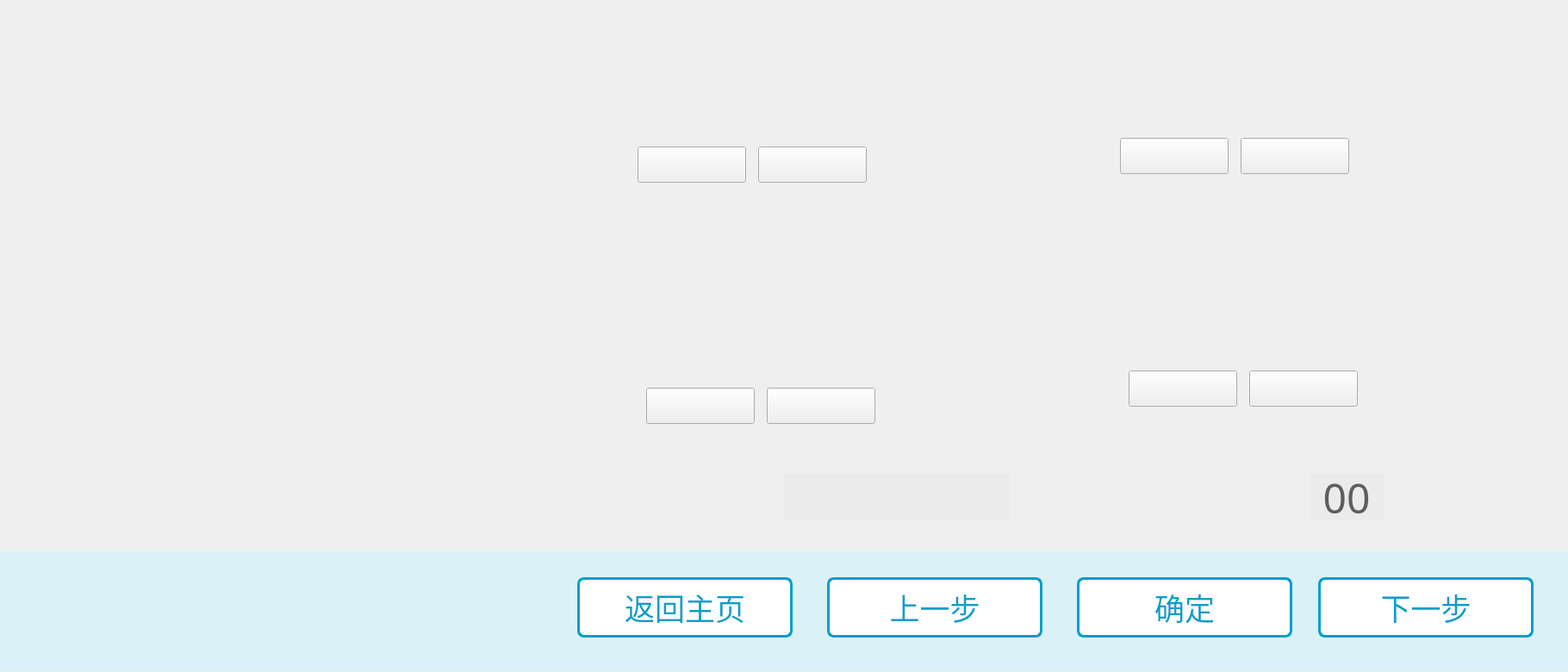
<?xml version="1.0" encoding="UTF-8"?>
<ui version="4.0">
 <class>AutoTreatShoulderUnblockClass</class>
 <widget class="QWidget" name="AutoTreatShoulderUnblockClass">
  <property name="geometry">
   <rect>
    <x>0</x>
    <y>0</y>
    <width>1820</width>
    <height>780</height>
   </rect>
  </property>
  <property name="windowTitle">
   <string>AutoTreatShoulderUnblock</string>
  </property>
  <widget class="QLabel" name="label_Bottom">
   <property name="geometry">
    <rect>
     <x>0</x>
     <y>640</y>
     <width>1820</width>
     <height>139</height>
    </rect>
   </property>
   <property name="styleSheet">
    <string notr="true">background-color:#DAF1F7;</string>
   </property>
   <property name="text">
    <string/>
   </property>
  </widget>
  <widget class="QLabel" name="label_XueweiImage">
   <property name="geometry">
    <rect>
     <x>30</x>
     <y>0</y>
     <width>506</width>
     <height>630</height>
    </rect>
   </property>
   <property name="text">
    <string/>
   </property>
   <property name="pixmap">
    <pixmap resource="PhysicalTherapyRobot.qrc">:/ShoulderUnblock.png</pixmap>
   </property>
  </widget>
  <widget class="QPushButton" name="pushButton_LastStep">
   <property name="geometry">
    <rect>
     <x>960</x>
     <y>670</y>
     <width>250</width>
     <height>70</height>
    </rect>
   </property>
   <property name="font">
    <font>
     <family>阿里巴巴普惠体</family>
     <pointsize>26</pointsize>
     <weight>50</weight>
     <bold>false</bold>
    </font>
   </property>
   <property name="styleSheet">
    <string notr="true">QPushButton
{
    /*背景颜色*/  
	background-color:rgb(255,255,255);
	border-radius:8px;
	border:3px solid #059FC9;
	color:#059FC9;
}

QPushButton:pressed
{
    background-color:#059FC9;
	color:white;
}</string>
   </property>
   <property name="text">
    <string>上一步</string>
   </property>
  </widget>
  <widget class="QPushButton" name="pushButton_NextStep">
   <property name="geometry">
    <rect>
     <x>1530</x>
     <y>670</y>
     <width>250</width>
     <height>70</height>
    </rect>
   </property>
   <property name="font">
    <font>
     <family>阿里巴巴普惠体</family>
     <pointsize>26</pointsize>
     <weight>50</weight>
     <bold>false</bold>
    </font>
   </property>
   <property name="styleSheet">
    <string notr="true">QPushButton
{
    /*背景颜色*/  
	background-color:rgb(255,255,255);
	border-radius:8px;
	border:3px solid #059FC9;
	color:#059FC9;
}

QPushButton:pressed
{
    background-color:#059FC9;
	color:white;
}</string>
   </property>
   <property name="text">
    <string>下一步</string>
   </property>
  </widget>
  <widget class="QLabel" name="label_BackGround">
   <property name="geometry">
    <rect>
     <x>0</x>
     <y>0</y>
     <width>1820</width>
     <height>641</height>
    </rect>
   </property>
   <property name="styleSheet">
    <string notr="true"/>
   </property>
   <property name="text">
    <string/>
   </property>
  </widget>
  <widget class="QPushButton" name="pushButton_Confirm">
   <property name="geometry">
    <rect>
     <x>1250</x>
     <y>670</y>
     <width>250</width>
     <height>70</height>
    </rect>
   </property>
   <property name="font">
    <font>
     <family>阿里巴巴普惠体</family>
     <pointsize>26</pointsize>
     <weight>50</weight>
     <bold>false</bold>
    </font>
   </property>
   <property name="styleSheet">
    <string notr="true">QPushButton
{
    /*背景颜色*/  
	background-color:rgb(255,255,255);
	border-radius:8px;
	border:3px solid #059FC9;
	color:#059FC9;
}

QPushButton:pressed
{
    background-color:#059FC9;
	color:white;
}</string>
   </property>
   <property name="text">
    <string>确定</string>
   </property>
  </widget>
  <widget class="QPushButton" name="pushButton_BackToHome">
   <property name="geometry">
    <rect>
     <x>670</x>
     <y>670</y>
     <width>250</width>
     <height>70</height>
    </rect>
   </property>
   <property name="font">
    <font>
     <family>阿里巴巴普惠体</family>
     <pointsize>26</pointsize>
     <weight>50</weight>
     <bold>false</bold>
    </font>
   </property>
   <property name="styleSheet">
    <string notr="true">QPushButton
{
    /*背景颜色*/  
	background-color:rgb(255,255,255);
	border-radius:8px;
	border:3px solid #059FC9;
	color:#059FC9;
}

QPushButton:pressed
{
    background-color:#059FC9;
	color:white;
}</string>
   </property>
   <property name="text">
    <string>返回主页</string>
   </property>
  </widget>
  <widget class="QLabel" name="label_RightShoulder">
   <property name="geometry">
    <rect>
     <x>650</x>
     <y>30</y>
     <width>1009</width>
     <height>216</height>
    </rect>
   </property>
   <property name="text">
    <string/>
   </property>
   <property name="pixmap">
    <pixmap resource="PhysicalTherapyRobot.qrc">:/RightShoulder.png</pixmap>
   </property>
  </widget>
  <widget class="QLabel" name="label_LeftShoulder">
   <property name="geometry">
    <rect>
     <x>660</x>
     <y>310</y>
     <width>1009</width>
     <height>216</height>
    </rect>
   </property>
   <property name="text">
    <string/>
   </property>
   <property name="pixmap">
    <pixmap resource="PhysicalTherapyRobot.qrc">:/LeftShoulder.png</pixmap>
   </property>
  </widget>
  <widget class="QLabel" name="label_TreatTime">
   <property name="geometry">
    <rect>
     <x>670</x>
     <y>542</y>
     <width>591</width>
     <height>81</height>
    </rect>
   </property>
   <property name="text">
    <string/>
   </property>
   <property name="pixmap">
    <pixmap resource="PhysicalTherapyRobot.qrc">:/ShoulderUnblockTreatTime.png</pixmap>
   </property>
  </widget>
  <widget class="QLabel" name="label_Speed">
   <property name="geometry">
    <rect>
     <x>1280</x>
     <y>540</y>
     <width>421</width>
     <height>81</height>
    </rect>
   </property>
   <property name="text">
    <string/>
   </property>
   <property name="pixmap">
    <pixmap resource="PhysicalTherapyRobot.qrc">:/ShoulderUnblockSpeed.png</pixmap>
   </property>
  </widget>
  <widget class="QPushButton" name="pushButton_TimeDecr">
   <property name="geometry">
    <rect>
     <x>850</x>
     <y>550</y>
     <width>55</width>
     <height>55</height>
    </rect>
   </property>
   <property name="styleSheet">
    <string notr="true">border-radius:37px;</string>
   </property>
   <property name="text">
    <string/>
   </property>
   <property name="icon">
    <iconset resource="PhysicalTherapyRobot.qrc">
     <normaloff>:/--.png</normaloff>:/--.png</iconset>
   </property>
   <property name="iconSize">
    <size>
     <width>55</width>
     <height>55</height>
    </size>
   </property>
  </widget>
  <widget class="QPushButton" name="pushButton_TimeIncr">
   <property name="geometry">
    <rect>
     <x>1180</x>
     <y>550</y>
     <width>55</width>
     <height>55</height>
    </rect>
   </property>
   <property name="styleSheet">
    <string notr="true">border-radius:37px;</string>
   </property>
   <property name="text">
    <string/>
   </property>
   <property name="icon">
    <iconset resource="PhysicalTherapyRobot.qrc">
     <normaloff>:/++.png</normaloff>:/++.png</iconset>
   </property>
   <property name="iconSize">
    <size>
     <width>55</width>
     <height>55</height>
    </size>
   </property>
  </widget>
  <widget class="QLabel" name="label_Time">
   <property name="geometry">
    <rect>
     <x>910</x>
     <y>550</y>
     <width>262</width>
     <height>54</height>
    </rect>
   </property>
   <property name="font">
    <font>
     <family>阿里巴巴普惠体</family>
     <pointsize>36</pointsize>
    </font>
   </property>
   <property name="styleSheet">
    <string notr="true">background-color:#EBEBEB;
color:#5F5D5D;</string>
   </property>
   <property name="text">
    <string/>
   </property>
   <property name="pixmap">
    <pixmap resource="PhysicalTherapyRobot.qrc">:/time.png</pixmap>
   </property>
   <property name="alignment">
    <set>Qt::AlignCenter</set>
   </property>
  </widget>
  <widget class="QPushButton" name="pushButton_SpeedIncr">
   <property name="geometry">
    <rect>
     <x>1630</x>
     <y>550</y>
     <width>55</width>
     <height>55</height>
    </rect>
   </property>
   <property name="styleSheet">
    <string notr="true">border-radius:37px;</string>
   </property>
   <property name="text">
    <string/>
   </property>
   <property name="icon">
    <iconset resource="PhysicalTherapyRobot.qrc">
     <normaloff>:/++.png</normaloff>:/++.png</iconset>
   </property>
   <property name="iconSize">
    <size>
     <width>55</width>
     <height>55</height>
    </size>
   </property>
  </widget>
  <widget class="QLabel" name="label_Speed_2">
   <property name="geometry">
    <rect>
     <x>1520</x>
     <y>550</y>
     <width>86</width>
     <height>54</height>
    </rect>
   </property>
   <property name="font">
    <font>
     <family>阿里巴巴普惠体</family>
     <pointsize>36</pointsize>
    </font>
   </property>
   <property name="styleSheet">
    <string notr="true">background-color:#EBEBEB;
color:#5F5D5D;</string>
   </property>
   <property name="text">
    <string>00</string>
   </property>
   <property name="pixmap">
    <pixmap resource="PhysicalTherapyRobot.qrc">:/time.png</pixmap>
   </property>
   <property name="alignment">
    <set>Qt::AlignCenter</set>
   </property>
  </widget>
  <widget class="QPushButton" name="pushButton_SpeedDecr">
   <property name="geometry">
    <rect>
     <x>1450</x>
     <y>550</y>
     <width>55</width>
     <height>55</height>
    </rect>
   </property>
   <property name="styleSheet">
    <string notr="true">border-radius:37px;</string>
   </property>
   <property name="text">
    <string/>
   </property>
   <property name="icon">
    <iconset resource="PhysicalTherapyRobot.qrc">
     <normaloff>:/--.png</normaloff>:/--.png</iconset>
   </property>
   <property name="iconSize">
    <size>
     <width>55</width>
     <height>55</height>
    </size>
   </property>
  </widget>
  <widget class="QPushButton" name="pushButton_Fengfu1">
   <property name="geometry">
    <rect>
     <x>740</x>
     <y>170</y>
     <width>126</width>
     <height>42</height>
    </rect>
   </property>
   <property name="text">
    <string/>
   </property>
   <property name="icon">
    <iconset resource="PhysicalTherapyRobot.qrc">
     <normaloff>:/Fengfu.png</normaloff>:/Fengfu.png</iconset>
   </property>
   <property name="iconSize">
    <size>
     <width>126</width>
     <height>42</height>
    </size>
   </property>
  </widget>
  <widget class="QPushButton" name="pushButton_Fengchi1">
   <property name="geometry">
    <rect>
     <x>880</x>
     <y>170</y>
     <width>126</width>
     <height>42</height>
    </rect>
   </property>
   <property name="text">
    <string/>
   </property>
   <property name="icon">
    <iconset resource="PhysicalTherapyRobot.qrc">
     <normaloff>:/FengchiUnpush.png</normaloff>:/FengchiUnpush.png</iconset>
   </property>
   <property name="iconSize">
    <size>
     <width>126</width>
     <height>42</height>
    </size>
   </property>
  </widget>
  <widget class="QPushButton" name="pushButton_Fengchi2">
   <property name="geometry">
    <rect>
     <x>890</x>
     <y>450</y>
     <width>126</width>
     <height>42</height>
    </rect>
   </property>
   <property name="text">
    <string/>
   </property>
   <property name="icon">
    <iconset resource="PhysicalTherapyRobot.qrc">
     <normaloff>:/FengchiUnpush.png</normaloff>:/FengchiUnpush.png</iconset>
   </property>
   <property name="iconSize">
    <size>
     <width>126</width>
     <height>42</height>
    </size>
   </property>
  </widget>
  <widget class="QPushButton" name="pushButton_Fengfu2">
   <property name="geometry">
    <rect>
     <x>750</x>
     <y>450</y>
     <width>126</width>
     <height>42</height>
    </rect>
   </property>
   <property name="text">
    <string/>
   </property>
   <property name="icon">
    <iconset resource="PhysicalTherapyRobot.qrc">
     <normaloff>:/Fengfu.png</normaloff>:/Fengfu.png</iconset>
   </property>
   <property name="iconSize">
    <size>
     <width>126</width>
     <height>42</height>
    </size>
   </property>
  </widget>
  <widget class="QPushButton" name="pushButton_Youwaiguan1">
   <property name="geometry">
    <rect>
     <x>1440</x>
     <y>160</y>
     <width>126</width>
     <height>42</height>
    </rect>
   </property>
   <property name="text">
    <string/>
   </property>
   <property name="icon">
    <iconset resource="PhysicalTherapyRobot.qrc">
     <normaloff>:/YouwaiguanUnpush.png</normaloff>:/YouwaiguanUnpush.png</iconset>
   </property>
   <property name="iconSize">
    <size>
     <width>126</width>
     <height>42</height>
    </size>
   </property>
  </widget>
  <widget class="QPushButton" name="pushButton_Youneiguan1">
   <property name="geometry">
    <rect>
     <x>1300</x>
     <y>160</y>
     <width>126</width>
     <height>42</height>
    </rect>
   </property>
   <property name="text">
    <string/>
   </property>
   <property name="icon">
    <iconset resource="PhysicalTherapyRobot.qrc">
     <normaloff>:/YouneiguanUnpush.png</normaloff>:/YouneiguanUnpush.png</iconset>
   </property>
   <property name="iconSize">
    <size>
     <width>126</width>
     <height>42</height>
    </size>
   </property>
  </widget>
  <widget class="QPushButton" name="pushButton_Zuoneiguan1">
   <property name="geometry">
    <rect>
     <x>1310</x>
     <y>430</y>
     <width>126</width>
     <height>42</height>
    </rect>
   </property>
   <property name="text">
    <string/>
   </property>
   <property name="icon">
    <iconset resource="PhysicalTherapyRobot.qrc">
     <normaloff>:/ZuoneiguanUnpush.png</normaloff>:/ZuoneiguanUnpush.png</iconset>
   </property>
   <property name="iconSize">
    <size>
     <width>126</width>
     <height>42</height>
    </size>
   </property>
  </widget>
  <widget class="QPushButton" name="pushButton_Zuowaiguan1">
   <property name="geometry">
    <rect>
     <x>1450</x>
     <y>430</y>
     <width>126</width>
     <height>42</height>
    </rect>
   </property>
   <property name="text">
    <string/>
   </property>
   <property name="icon">
    <iconset resource="PhysicalTherapyRobot.qrc">
     <normaloff>:/ZuowaiguanUnpush.png</normaloff>:/ZuowaiguanUnpush.png</iconset>
   </property>
   <property name="iconSize">
    <size>
     <width>126</width>
     <height>42</height>
    </size>
   </property>
  </widget>
  <zorder>label_BackGround</zorder>
  <zorder>label_Bottom</zorder>
  <zorder>label_XueweiImage</zorder>
  <zorder>pushButton_LastStep</zorder>
  <zorder>pushButton_NextStep</zorder>
  <zorder>pushButton_Confirm</zorder>
  <zorder>pushButton_BackToHome</zorder>
  <zorder>label_RightShoulder</zorder>
  <zorder>label_LeftShoulder</zorder>
  <zorder>label_TreatTime</zorder>
  <zorder>label_Speed</zorder>
  <zorder>pushButton_TimeDecr</zorder>
  <zorder>pushButton_TimeIncr</zorder>
  <zorder>label_Time</zorder>
  <zorder>pushButton_SpeedIncr</zorder>
  <zorder>label_Speed_2</zorder>
  <zorder>pushButton_SpeedDecr</zorder>
  <zorder>pushButton_Fengfu1</zorder>
  <zorder>pushButton_Fengchi1</zorder>
  <zorder>pushButton_Fengchi2</zorder>
  <zorder>pushButton_Fengfu2</zorder>
  <zorder>pushButton_Youwaiguan1</zorder>
  <zorder>pushButton_Youneiguan1</zorder>
  <zorder>pushButton_Zuoneiguan1</zorder>
  <zorder>pushButton_Zuowaiguan1</zorder>
 </widget>
 <layoutdefault spacing="6" margin="11"/>
 <resources>
  <include location="PhysicalTherapyRobot.qrc"/>
 </resources>
 <connections/>
</ui>
